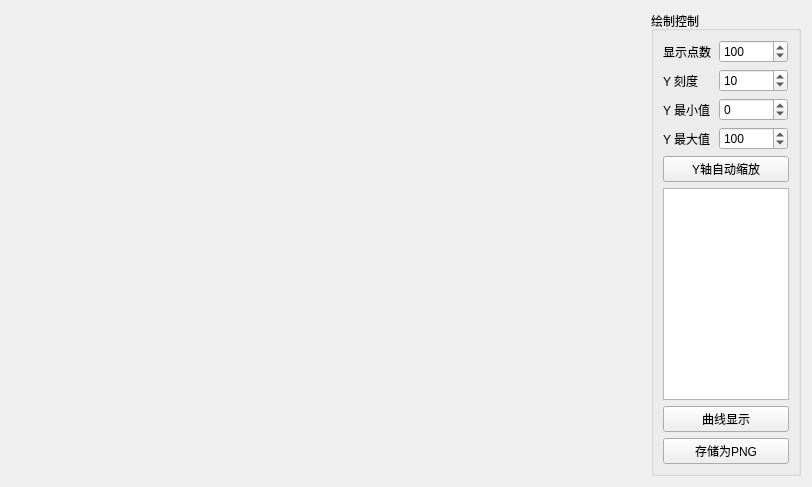
<?xml version="1.0" encoding="UTF-8"?>
<ui version="4.0">
 <class>HscIntegralValueTendency</class>
 <widget class="QWidget" name="HscIntegralValueTendency">
  <property name="geometry">
   <rect>
    <x>0</x>
    <y>0</y>
    <width>812</width>
    <height>487</height>
   </rect>
  </property>
  <property name="windowTitle">
   <string>Form</string>
  </property>
  <layout class="QHBoxLayout" name="horizontalLayout">
   <item>
    <widget class="QWidget" name="widget_2" native="true">
     <property name="sizePolicy">
      <sizepolicy hsizetype="Expanding" vsizetype="Preferred">
       <horstretch>0</horstretch>
       <verstretch>0</verstretch>
      </sizepolicy>
     </property>
     <layout class="QGridLayout" name="gridLayout_2">
      <item row="0" column="0">
       <layout class="QGridLayout" name="curveLayout">
        <item row="0" column="0">
         <widget class="QCustomPlot" name="plot" native="true"/>
        </item>
       </layout>
      </item>
     </layout>
    </widget>
   </item>
   <item>
    <widget class="QGroupBox" name="PlotControlsBox">
     <property name="sizePolicy">
      <sizepolicy hsizetype="Maximum" vsizetype="Preferred">
       <horstretch>0</horstretch>
       <verstretch>0</verstretch>
      </sizepolicy>
     </property>
     <property name="maximumSize">
      <size>
       <width>150</width>
       <height>16777215</height>
      </size>
     </property>
     <property name="title">
      <string>绘制控制</string>
     </property>
     <layout class="QGridLayout" name="gridLayout_17">
      <item row="0" column="0">
       <layout class="QVBoxLayout" name="plotControlsLayout">
        <item>
         <layout class="QHBoxLayout" name="horizontalLayout_10">
          <item>
           <widget class="QLabel" name="pointsLabel">
            <property name="minimumSize">
             <size>
              <width>50</width>
              <height>0</height>
             </size>
            </property>
            <property name="maximumSize">
             <size>
              <width>50</width>
              <height>16777215</height>
             </size>
            </property>
            <property name="text">
             <string>显示点数</string>
            </property>
           </widget>
          </item>
          <item>
           <widget class="QSpinBox" name="spinPoints">
            <property name="minimumSize">
             <size>
              <width>69</width>
              <height>0</height>
             </size>
            </property>
            <property name="maximumSize">
             <size>
              <width>69</width>
              <height>16777215</height>
             </size>
            </property>
            <property name="minimum">
             <number>0</number>
            </property>
            <property name="maximum">
             <number>999999999</number>
            </property>
            <property name="singleStep">
             <number>10</number>
            </property>
            <property name="value">
             <number>100</number>
            </property>
           </widget>
          </item>
         </layout>
        </item>
        <item>
         <layout class="QHBoxLayout" name="horizontalLayout_9">
          <item>
           <widget class="QLabel" name="labelYStep">
            <property name="minimumSize">
             <size>
              <width>50</width>
              <height>0</height>
             </size>
            </property>
            <property name="maximumSize">
             <size>
              <width>50</width>
              <height>16777215</height>
             </size>
            </property>
            <property name="text">
             <string>Y 刻度</string>
            </property>
           </widget>
          </item>
          <item>
           <widget class="QSpinBox" name="spinYStep">
            <property name="minimumSize">
             <size>
              <width>69</width>
              <height>0</height>
             </size>
            </property>
            <property name="maximumSize">
             <size>
              <width>69</width>
              <height>16777215</height>
             </size>
            </property>
            <property name="minimum">
             <number>1</number>
            </property>
            <property name="maximum">
             <number>10000</number>
            </property>
            <property name="singleStep">
             <number>1</number>
            </property>
            <property name="value">
             <number>10</number>
            </property>
           </widget>
          </item>
         </layout>
        </item>
        <item>
         <layout class="QHBoxLayout" name="horizontalLayout_7">
          <item>
           <widget class="QLabel" name="label_6">
            <property name="minimumSize">
             <size>
              <width>50</width>
              <height>0</height>
             </size>
            </property>
            <property name="maximumSize">
             <size>
              <width>50</width>
              <height>16777215</height>
             </size>
            </property>
            <property name="text">
             <string>Y 最小值</string>
            </property>
           </widget>
          </item>
          <item>
           <widget class="QSpinBox" name="spinAxesMin">
            <property name="minimumSize">
             <size>
              <width>69</width>
              <height>0</height>
             </size>
            </property>
            <property name="maximumSize">
             <size>
              <width>69</width>
              <height>16777215</height>
             </size>
            </property>
            <property name="minimum">
             <number>-65536</number>
            </property>
            <property name="maximum">
             <number>65536</number>
            </property>
            <property name="singleStep">
             <number>10</number>
            </property>
            <property name="value">
             <number>0</number>
            </property>
           </widget>
          </item>
         </layout>
        </item>
        <item>
         <layout class="QHBoxLayout" name="horizontalLayout_8">
          <item>
           <widget class="QLabel" name="label_7">
            <property name="minimumSize">
             <size>
              <width>50</width>
              <height>0</height>
             </size>
            </property>
            <property name="maximumSize">
             <size>
              <width>50</width>
              <height>16777215</height>
             </size>
            </property>
            <property name="text">
             <string>Y 最大值</string>
            </property>
           </widget>
          </item>
          <item>
           <widget class="QSpinBox" name="spinAxesMax">
            <property name="minimumSize">
             <size>
              <width>69</width>
              <height>0</height>
             </size>
            </property>
            <property name="maximumSize">
             <size>
              <width>69</width>
              <height>16777215</height>
             </size>
            </property>
            <property name="minimum">
             <number>-65536</number>
            </property>
            <property name="maximum">
             <number>65536</number>
            </property>
            <property name="singleStep">
             <number>10</number>
            </property>
            <property name="value">
             <number>100</number>
            </property>
           </widget>
          </item>
         </layout>
        </item>
        <item>
         <widget class="QPushButton" name="pushButton_AutoScale">
          <property name="sizeIncrement">
           <size>
            <width>0</width>
            <height>8</height>
           </size>
          </property>
          <property name="text">
           <string>Y轴自动缩放</string>
          </property>
         </widget>
        </item>
        <item>
         <widget class="QListWidget" name="listWidget_Channels">
          <property name="sizePolicy">
           <sizepolicy hsizetype="Maximum" vsizetype="MinimumExpanding">
            <horstretch>0</horstretch>
            <verstretch>0</verstretch>
           </sizepolicy>
          </property>
          <property name="minimumSize">
           <size>
            <width>0</width>
            <height>0</height>
           </size>
          </property>
          <property name="maximumSize">
           <size>
            <width>16777215</width>
            <height>16777215</height>
           </size>
          </property>
          <property name="layoutDirection">
           <enum>Qt::LeftToRight</enum>
          </property>
          <property name="autoScroll">
           <bool>false</bool>
          </property>
          <property name="editTriggers">
           <set>QAbstractItemView::NoEditTriggers</set>
          </property>
          <property name="alternatingRowColors">
           <bool>true</bool>
          </property>
          <property name="selectionBehavior">
           <enum>QAbstractItemView::SelectItems</enum>
          </property>
          <property name="textElideMode">
           <enum>Qt::ElideMiddle</enum>
          </property>
          <property name="resizeMode">
           <enum>QListView::Adjust</enum>
          </property>
          <property name="modelColumn">
           <number>0</number>
          </property>
          <property name="selectionRectVisible">
           <bool>true</bool>
          </property>
         </widget>
        </item>
        <item>
         <widget class="QPushButton" name="pushButton_ResetVisible">
          <property name="text">
           <string>曲线显示</string>
          </property>
         </widget>
        </item>
        <item>
         <widget class="QPushButton" name="savePNGButton">
          <property name="text">
           <string>存储为PNG</string>
          </property>
         </widget>
        </item>
       </layout>
      </item>
     </layout>
    </widget>
   </item>
  </layout>
 </widget>
 <customwidgets>
  <customwidget>
   <class>QCustomPlot</class>
   <extends>QWidget</extends>
   <header location="global">qcustomplot.h</header>
   <container>1</container>
  </customwidget>
 </customwidgets>
 <resources/>
 <connections/>
</ui>
